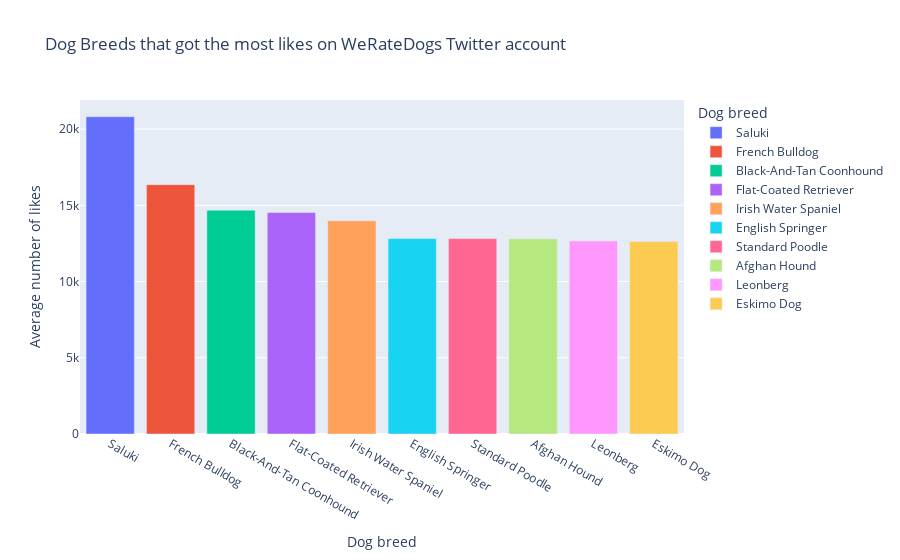

Here is the notebook cell this chart was saved with:
### Code cell
fig = px.bar(df_favorites.head(10), x='predicted_species', y='mean', color='predicted_species', title='Dog Breeds that got the most likes on <a href="twitter.com/WeRateDogs">WeRateDogs</a> Twitter account', labels={'mean': 'Average number of likes', 'predicted_species': 'Dog breed'})
fig.show()

### Figure 1 — Plotly figure (JSON) as saved in the notebook; plotly's stock layout.template omitted (floating-point values rounded to 4 significant figures)
{"data": [{"alignmentgroup": "True", "hovertemplate": "Dog breed=%{x}<br>Average number of likes=%{y}<extra></extra>", "legendgroup": "Saluki", "marker": {"color": "#636efa", "pattern": {"shape": ""}}, "name": "Saluki", "offsetgroup": "Saluki", "orientation": "v", "showlegend": true, "textposition": "auto", "type": "bar", "x": ["Saluki"], "xaxis": "x", "y": [20810.0], "yaxis": "y"}, {"alignmentgroup": "True", "hovertemplate": "Dog breed=%{x}<br>Average number of likes=%{y}<extra></extra>", "legendgroup": "French Bulldog", "marker": {"color": "#EF553B", "pattern": {"shape": ""}}, "name": "French Bulldog", "offsetgroup": "French Bulldog", "orientation": "v", "showlegend": true, "textposition": "auto", "type": "bar", "x": ["French Bulldog"], "xaxis": "x", "y": [16360.0], "yaxis": "y"}, {"alignmentgroup": "True", "hovertemplate": "Dog breed=%{x}<br>Average number of likes=%{y}<extra></extra>", "legendgroup": "Black-And-Tan Coonhound", "marker": {"color": "#00cc96", "pattern": {"shape": ""}}, "name": "Black-And-Tan Coonhound", "offsetgroup": "Black-And-Tan Coonhound", "orientation": "v", "showlegend": true, "textposition": "auto", "type": "bar", "x": ["Black-And-Tan Coonhound"], "xaxis": "x", "y": [14680.0], "yaxis": "y"}, {"alignmentgroup": "True", "hovertemplate": "Dog breed=%{x}<br>Average number of likes=%{y}<extra></extra>", "legendgroup": "Flat-Coated Retriever", "marker": {"color": "#ab63fa", "pattern": {"shape": ""}}, "name": "Flat-Coated Retriever", "offsetgroup": "Flat-Coated Retriever", "orientation": "v", "showlegend": true, "textposition": "auto", "type": "bar", "x": ["Flat-Coated Retriever"], "xaxis": "x", "y": [14530.0], "yaxis": "y"}, {"alignmentgroup": "True", "hovertemplate": "Dog breed=%{x}<br>Average number of likes=%{y}<extra></extra>", "legendgroup": "Irish Water Spaniel", "marker": {"color": "#FFA15A", "pattern": {"shape": ""}}, "name": "Irish Water Spaniel", "offsetgroup": "Irish Water Spaniel", "orientation": "v", "showlegend": true, "textposition": "auto", "type": "bar", "x": ["Irish Water Spaniel"], "xaxis": "x", "y": [13986], "yaxis": "y"}, {"alignmentgroup": "True", "hovertemplate": "Dog breed=%{x}<br>Average number of likes=%{y}<extra></extra>", "legendgroup": "English Springer", "marker": {"color": "#19d3f3", "pattern": {"shape": ""}}, "name": "English Springer", "offsetgroup": "English Springer", "orientation": "v", "showlegend": true, "textposition": "auto", "type": "bar", "x": ["English Springer"], "xaxis": "x", "y": [12820.0], "yaxis": "y"}, {"alignmentgroup": "True", "hovertemplate": "Dog breed=%{x}<br>Average number of likes=%{y}<extra></extra>", "legendgroup": "Standard Poodle", "marker": {"color": "#FF6692", "pattern": {"shape": ""}}, "name": "Standard Poodle", "offsetgroup": "Standard Poodle", "orientation": "v", "showlegend": true, "textposition": "auto", "type": "bar", "x": ["Standard Poodle"], "xaxis": "x", "y": [12820.0], "yaxis": "y"}, {"alignmentgroup": "True", "hovertemplate": "Dog breed=%{x}<br>Average number of likes=%{y}<extra></extra>", "legendgroup": "Afghan Hound", "marker": {"color": "#B6E880", "pattern": {"shape": ""}}, "name": "Afghan Hound", "offsetgroup": "Afghan Hound", "orientation": "v", "showlegend": true, "textposition": "auto", "type": "bar", "x": ["Afghan Hound"], "xaxis": "x", "y": [12800.0], "yaxis": "y"}, {"alignmentgroup": "True", "hovertemplate": "Dog breed=%{x}<br>Average number of likes=%{y}<extra></extra>", "legendgroup": "Leonberg", "marker": {"color": "#FF97FF", "pattern": {"shape": ""}}, "name": "Leonberg", "offsetgroup": "Leonberg", "orientation": "v", "showlegend": true, "textposition": "auto", "type": "bar", "x": ["Leonberg"], "xaxis": "x", "y": [12662], "yaxis": "y"}, {"alignmentgroup": "True", "hovertemplate": "Dog breed=%{x}<br>Average number of likes=%{y}<extra></extra>", "legendgroup": "Eskimo Dog", "marker": {"color": "#FECB52", "pattern": {"shape": ""}}, "name": "Eskimo Dog", "offsetgroup": "Eskimo Dog", "orientation": "v", "showlegend": true, "textposition": "auto", "type": "bar", "x": ["Eskimo Dog"], "xaxis": "x", "y": [12630.0], "yaxis": "y"}], "layout": {"barmode": "relative", "legend": {"title": {"text": "Dog breed"}, "tracegroupgap": 0}, "title": {"text": "Dog Breeds that got the most likes on <a href=\"twitter.com/WeRateDogs\">WeRateDogs</a> Twitter account"}, "xaxis": {"anchor": "y", "categoryarray": ["Saluki", "French Bulldog", "Black-And-Tan Coonhound", "Flat-Coated Retriever", "Irish Water Spaniel", "English Springer", "Standard Poodle", "Afghan Hound", "Leonberg", "Eskimo Dog"], "categoryorder": "array", "domain": [0, 1], "title": {"text": "Dog breed"}}, "yaxis": {"anchor": "x", "domain": [0, 1], "title": {"text": "Average number of likes"}}}}
